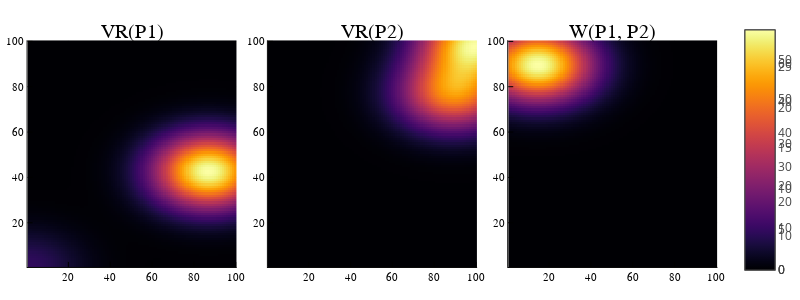

The notebook cell saved with this chart:
### Code cell
p1 = heatmap(PI(C1_diag), title = "VR(P1)")
p2 = heatmap(PI(C2_diag), title = "VR(P2)")
p3 = heatmap(PI(W_diag), title = "W(P1, P2)")
plot(p1, p2, p3, layout = grid(1,3), size = (800, 300))

### Figure 1 — Plotly figure (JSON) as saved in the notebook; plotly's stock layout.template omitted (floating-point values rounded to 4 significant figures; data arrays with more than 128 entries replaced by an {"elided": "..."} marker saying what was removed)
{"data": [{"colorbar": {"title": ""}, "colorscale": {"elided": "256x2 mixed values"}, "hoverinfo": "none", "name": "y1", "showlegend": false, "showscale": true, "type": "heatmap", "x": [0.5, 1.5, 2.5, 3.5, 4.5, 5.5, 6.5, 7.5, 8.5, 9.5, 10.5, 11.5, 12.5, 13.5, 14.5, 15.5, 16.5, 17.5, 18.5, 19.5, 20.5, 21.5, 22.5, 23.5, 24.5, 25.5, 26.5, 27.5, 28.5, 29.5, 30.5, 31.5, 32.5, 33.5, 34.5, 35.5, 36.5, 37.5, 38.5, 39.5, 40.5, 41.5, 42.5, 43.5, 44.5, 45.5, 46.5, 47.5, 48.5, 49.5, 50.5, 51.5, 52.5, 53.5, 54.5, 55.5, 56.5, 57.5, 58.5, 59.5, 60.5, 61.5, 62.5, 63.5, 64.5, 65.5, 66.5, 67.5, 68.5, 69.5, 70.5, 71.5, 72.5, 73.5, 74.5, 75.5, 76.5, 77.5, 78.5, 79.5, 80.5, 81.5, 82.5, 83.5, 84.5, 85.5, 86.5, 87.5, 88.5, 89.5, 90.5, 91.5, 92.5, 93.5, 94.5, 95.5, 96.5, 97.5, 98.5, 99.5, 100.5], "xaxis": "x1", "y": [0.5, 1.5, 2.5, 3.5, 4.5, 5.5, 6.5, 7.5, 8.5, 9.5, 10.5, 11.5, 12.5, 13.5, 14.5, 15.5, 16.5, 17.5, 18.5, 19.5, 20.5, 21.5, 22.5, 23.5, 24.5, 25.5, 26.5, 27.5, 28.5, 29.5, 30.5, 31.5, 32.5, 33.5, 34.5, 35.5, 36.5, 37.5, 38.5, 39.5, 40.5, 41.5, 42.5, 43.5, 44.5, 45.5, 46.5, 47.5, 48.5, 49.5, 50.5, 51.5, 52.5, 53.5, 54.5, 55.5, 56.5, 57.5, 58.5, 59.5, 60.5, 61.5, 62.5, 63.5, 64.5, 65.5, 66.5, 67.5, 68.5, 69.5, 70.5, 71.5, 72.5, 73.5, 74.5, 75.5, 76.5, 77.5, 78.5, 79.5, 80.5, 81.5, 82.5, 83.5, 84.5, 85.5, 86.5, 87.5, 88.5, 89.5, 90.5, 91.5, 92.5, 93.5, 94.5, 95.5, 96.5, 97.5, 98.5, 99.5, 100.5], "yaxis": "y1", "z": {"elided": "100x100 float values"}, "zmax": 29.53, "zmin": 1.88e-09}, {"colorbar": {"title": ""}, "colorscale": {"elided": "256x2 mixed values"}, "hoverinfo": "none", "name": "y1", "showlegend": false, "showscale": true, "type": "heatmap", "x": [0.5, 1.5, 2.5, 3.5, 4.5, 5.5, 6.5, 7.5, 8.5, 9.5, 10.5, 11.5, 12.5, 13.5, 14.5, 15.5, 16.5, 17.5, 18.5, 19.5, 20.5, 21.5, 22.5, 23.5, 24.5, 25.5, 26.5, 27.5, 28.5, 29.5, 30.5, 31.5, 32.5, 33.5, 34.5, 35.5, 36.5, 37.5, 38.5, 39.5, 40.5, 41.5, 42.5, 43.5, 44.5, 45.5, 46.5, 47.5, 48.5, 49.5, 50.5, 51.5, 52.5, 53.5, 54.5, 55.5, 56.5, 57.5, 58.5, 59.5, 60.5, 61.5, 62.5, 63.5, 64.5, 65.5, 66.5, 67.5, 68.5, 69.5, 70.5, 71.5, 72.5, 73.5, 74.5, 75.5, 76.5, 77.5, 78.5, 79.5, 80.5, 81.5, 82.5, 83.5, 84.5, 85.5, 86.5, 87.5, 88.5, 89.5, 90.5, 91.5, 92.5, 93.5, 94.5, 95.5, 96.5, 97.5, 98.5, 99.5, 100.5], "xaxis": "x2", "y": [0.5, 1.5, 2.5, 3.5, 4.5, 5.5, 6.5, 7.5, 8.5, 9.5, 10.5, 11.5, 12.5, 13.5, 14.5, 15.5, 16.5, 17.5, 18.5, 19.5, 20.5, 21.5, 22.5, 23.5, 24.5, 25.5, 26.5, 27.5, 28.5, 29.5, 30.5, 31.5, 32.5, 33.5, 34.5, 35.5, 36.5, 37.5, 38.5, 39.5, 40.5, 41.5, 42.5, 43.5, 44.5, 45.5, 46.5, 47.5, 48.5, 49.5, 50.5, 51.5, 52.5, 53.5, 54.5, 55.5, 56.5, 57.5, 58.5, 59.5, 60.5, 61.5, 62.5, 63.5, 64.5, 65.5, 66.5, 67.5, 68.5, 69.5, 70.5, 71.5, 72.5, 73.5, 74.5, 75.5, 76.5, 77.5, 78.5, 79.5, 80.5, 81.5, 82.5, 83.5, 84.5, 85.5, 86.5, 87.5, 88.5, 89.5, 90.5, 91.5, 92.5, 93.5, 94.5, 95.5, 96.5, 97.5, 98.5, 99.5, 100.5], "yaxis": "y2", "z": {"elided": "100x100 float values"}, "zmax": 69.9, "zmin": 1.457e-13}, {"colorbar": {"title": ""}, "colorscale": {"elided": "256x2 mixed values"}, "hoverinfo": "none", "name": "y1", "showlegend": false, "showscale": true, "type": "heatmap", "x": [0.5, 1.5, 2.5, 3.5, 4.5, 5.5, 6.5, 7.5, 8.5, 9.5, 10.5, 11.5, 12.5, 13.5, 14.5, 15.5, 16.5, 17.5, 18.5, 19.5, 20.5, 21.5, 22.5, 23.5, 24.5, 25.5, 26.5, 27.5, 28.5, 29.5, 30.5, 31.5, 32.5, 33.5, 34.5, 35.5, 36.5, 37.5, 38.5, 39.5, 40.5, 41.5, 42.5, 43.5, 44.5, 45.5, 46.5, 47.5, 48.5, 49.5, 50.5, 51.5, 52.5, 53.5, 54.5, 55.5, 56.5, 57.5, 58.5, 59.5, 60.5, 61.5, 62.5, 63.5, 64.5, 65.5, 66.5, 67.5, 68.5, 69.5, 70.5, 71.5, 72.5, 73.5, 74.5, 75.5, 76.5, 77.5, 78.5, 79.5, 80.5, 81.5, 82.5, 83.5, 84.5, 85.5, 86.5, 87.5, 88.5, 89.5, 90.5, 91.5, 92.5, 93.5, 94.5, 95.5, 96.5, 97.5, 98.5, 99.5, 100.5], "xaxis": "x3", "y": [0.5, 1.5, 2.5, 3.5, 4.5, 5.5, 6.5, 7.5, 8.5, 9.5, 10.5, 11.5, 12.5, 13.5, 14.5, 15.5, 16.5, 17.5, 18.5, 19.5, 20.5, 21.5, 22.5, 23.5, 24.5, 25.5, 26.5, 27.5, 28.5, 29.5, 30.5, 31.5, 32.5, 33.5, 34.5, 35.5, 36.5, 37.5, 38.5, 39.5, 40.5, 41.5, 42.5, 43.5, 44.5, 45.5, 46.5, 47.5, 48.5, 49.5, 50.5, 51.5, 52.5, 53.5, 54.5, 55.5, 56.5, 57.5, 58.5, 59.5, 60.5, 61.5, 62.5, 63.5, 64.5, 65.5, 66.5, 67.5, 68.5, 69.5, 70.5, 71.5, 72.5, 73.5, 74.5, 75.5, 76.5, 77.5, 78.5, 79.5, 80.5, 81.5, 82.5, 83.5, 84.5, 85.5, 86.5, 87.5, 88.5, 89.5, 90.5, 91.5, 92.5, 93.5, 94.5, 95.5, 96.5, 97.5, 98.5, 99.5, 100.5], "yaxis": "y3", "z": {"elided": "100x100 float values"}, "zmax": 57.16, "zmin": 1.271e-16}], "layout": {"annotations": [{"font": {"color": "rgba(0, 0, 0, 1.000)", "family": "sans-serif", "size": 20}, "rotation": 0, "showarrow": false, "text": "VR(P1)", "x": 0.1833, "xanchor": "center", "xref": "paper", "y": 1, "yanchor": "top", "yref": "paper"}, {"font": {"color": "rgba(0, 0, 0, 1.000)", "family": "sans-serif", "size": 20}, "rotation": 0, "showarrow": false, "text": "VR(P2)", "x": 0.5167, "xanchor": "center", "xref": "paper", "y": 1, "yanchor": "top", "yref": "paper"}, {"font": {"color": "rgba(0, 0, 0, 1.000)", "family": "sans-serif", "size": 20}, "rotation": 0, "showarrow": false, "text": "W(P1, P2)", "x": 0.85, "xanchor": "center", "xref": "paper", "y": 1, "yanchor": "top", "yref": "paper"}], "height": 300, "legend": {"bgcolor": "rgba(255, 255, 255, 1.000)", "bordercolor": "rgba(0, 0, 0, 1.000)", "borderwidth": 1, "font": {"color": "rgba(0, 0, 0, 1.000)", "family": "sans-serif", "size": 11}, "tracegroupgap": 0, "traceorder": "normal", "x": 1, "xanchor": "auto", "y": 1, "yanchor": "auto"}, "margin": {"b": 20, "l": 0, "r": 0, "t": 20}, "paper_bgcolor": "rgba(255, 255, 255, 1.000)", "plot_bgcolor": "rgba(255, 255, 255, 1.000)", "showlegend": true, "width": 800, "xaxis1": {"anchor": "y1", "domain": [0.03825, 0.3284], "gridcolor": "rgba(0, 0, 0, 0.100)", "gridwidth": 0.5, "linecolor": "rgba(0, 0, 0, 1.000)", "mirror": false, "range": [0.5, 100.5], "showgrid": true, "showline": true, "showticklabels": true, "tickangle": 0, "tickcolor": "rgb(0, 0, 0)", "tickfont": {"color": "rgba(0, 0, 0, 1.000)", "family": "sans-serif", "size": 11}, "tickmode": "array", "ticks": "inside", "ticktext": ["20", "40", "60", "80", "100"], "tickvals": [20, 40, 60, 80, 100], "title": "", "titlefont": {"color": "rgba(0, 0, 0, 1.000)", "family": "sans-serif", "size": 15}, "type": "-", "visible": true, "zeroline": false, "zerolinecolor": "rgba(0, 0, 0, 1.000)"}, "xaxis2": {"anchor": "y2", "domain": [0.3716, 0.6617], "gridcolor": "rgba(0, 0, 0, 0.100)", "gridwidth": 0.5, "linecolor": "rgba(0, 0, 0, 1.000)", "mirror": false, "range": [0.5, 100.5], "showgrid": true, "showline": true, "showticklabels": true, "tickangle": 0, "tickcolor": "rgb(0, 0, 0)", "tickfont": {"color": "rgba(0, 0, 0, 1.000)", "family": "sans-serif", "size": 11}, "tickmode": "array", "ticks": "inside", "ticktext": ["20", "40", "60", "80", "100"], "tickvals": [20, 40, 60, 80, 100], "title": "", "titlefont": {"color": "rgba(0, 0, 0, 1.000)", "family": "sans-serif", "size": 15}, "type": "-", "visible": true, "zeroline": false, "zerolinecolor": "rgba(0, 0, 0, 1.000)"}, "xaxis3": {"anchor": "y3", "domain": [0.7049, 0.9951], "gridcolor": "rgba(0, 0, 0, 0.100)", "gridwidth": 0.5, "linecolor": "rgba(0, 0, 0, 1.000)", "mirror": false, "range": [0.5, 100.5], "showgrid": true, "showline": true, "showticklabels": true, "tickangle": 0, "tickcolor": "rgb(0, 0, 0)", "tickfont": {"color": "rgba(0, 0, 0, 1.000)", "family": "sans-serif", "size": 11}, "tickmode": "array", "ticks": "inside", "ticktext": ["20", "40", "60", "80", "100"], "tickvals": [20, 40, 60, 80, 100], "title": "", "titlefont": {"color": "rgba(0, 0, 0, 1.000)", "family": "sans-serif", "size": 15}, "type": "-", "visible": true, "zeroline": false, "zerolinecolor": "rgba(0, 0, 0, 1.000)"}, "yaxis1": {"anchor": "x1", "domain": [0.05016, 0.9221], "gridcolor": "rgba(0, 0, 0, 0.100)", "gridwidth": 0.5, "linecolor": "rgba(0, 0, 0, 1.000)", "mirror": false, "range": [0.5, 100.5], "showgrid": true, "showline": true, "showticklabels": true, "tickangle": 0, "tickcolor": "rgb(0, 0, 0)", "tickfont": {"color": "rgba(0, 0, 0, 1.000)", "family": "sans-serif", "size": 11}, "tickmode": "array", "ticks": "inside", "ticktext": ["20", "40", "60", "80", "100"], "tickvals": [20, 40, 60, 80, 100], "title": "", "titlefont": {"color": "rgba(0, 0, 0, 1.000)", "family": "sans-serif", "size": 15}, "type": "-", "visible": true, "zeroline": false, "zerolinecolor": "rgba(0, 0, 0, 1.000)"}, "yaxis2": {"anchor": "x2", "domain": [0.05016, 0.9221], "gridcolor": "rgba(0, 0, 0, 0.100)", "gridwidth": 0.5, "linecolor": "rgba(0, 0, 0, 1.000)", "mirror": false, "range": [0.5, 100.5], "showgrid": true, "showline": true, "showticklabels": true, "tickangle": 0, "tickcolor": "rgb(0, 0, 0)", "tickfont": {"color": "rgba(0, 0, 0, 1.000)", "family": "sans-serif", "size": 11}, "tickmode": "array", "ticks": "inside", "ticktext": ["20", "40", "60", "80", "100"], "tickvals": [20, 40, 60, 80, 100], "title": "", "titlefont": {"color": "rgba(0, 0, 0, 1.000)", "family": "sans-serif", "size": 15}, "type": "-", "visible": true, "zeroline": false, "zerolinecolor": "rgba(0, 0, 0, 1.000)"}, "yaxis3": {"anchor": "x3", "domain": [0.05016, 0.9221], "gridcolor": "rgba(0, 0, 0, 0.100)", "gridwidth": 0.5, "linecolor": "rgba(0, 0, 0, 1.000)", "mirror": false, "range": [0.5, 100.5], "showgrid": true, "showline": true, "showticklabels": true, "tickangle": 0, "tickcolor": "rgb(0, 0, 0)", "tickfont": {"color": "rgba(0, 0, 0, 1.000)", "family": "sans-serif", "size": 11}, "tickmode": "array", "ticks": "inside", "ticktext": ["20", "40", "60", "80", "100"], "tickvals": [20, 40, 60, 80, 100], "title": "", "titlefont": {"color": "rgba(0, 0, 0, 1.000)", "family": "sans-serif", "size": 15}, "type": "-", "visible": true, "zeroline": false, "zerolinecolor": "rgba(0, 0, 0, 1.000)"}}}
